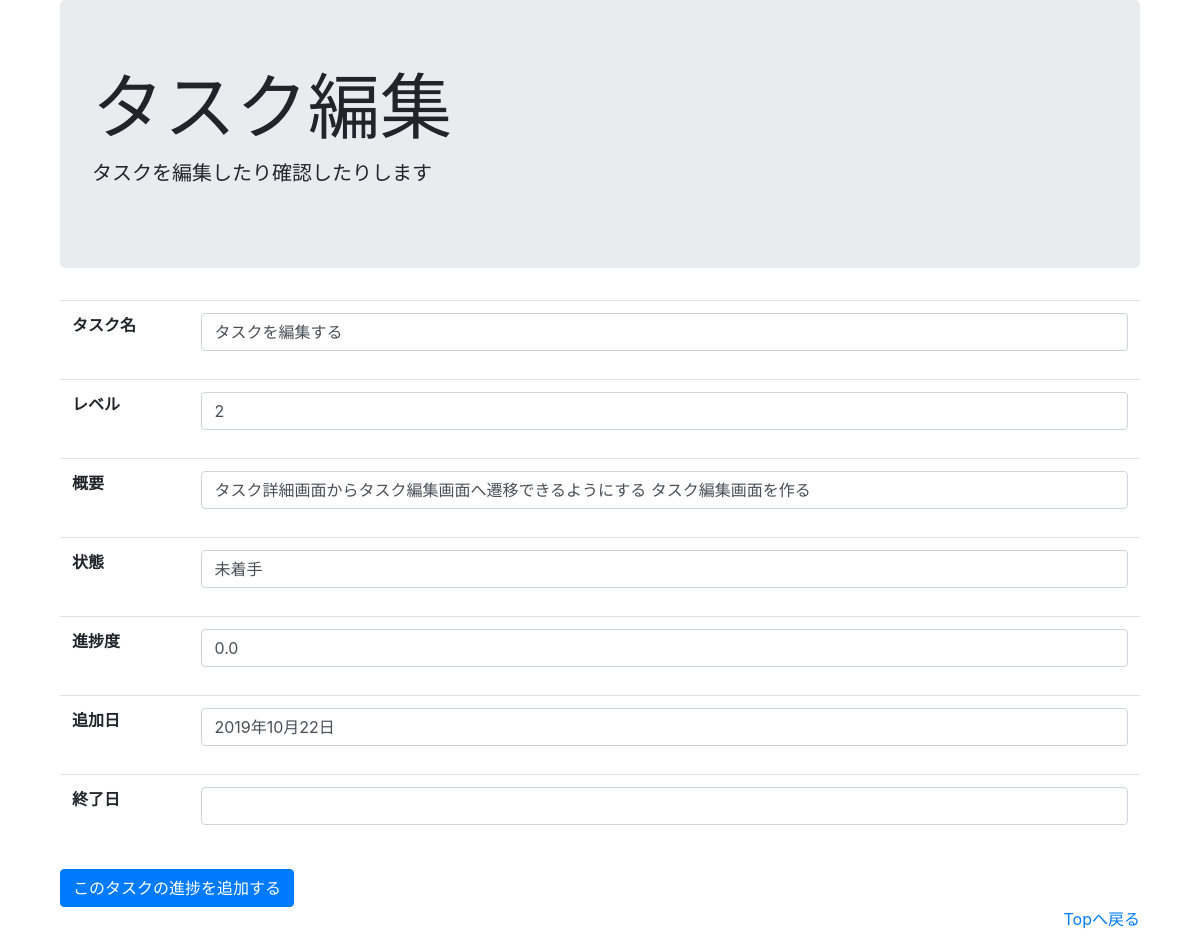
Screenshot of /edit/5 with the database file from the repository.
### mng/models.py (models this page shows, shortened)
class task(models.Model):
    name = models.CharField(max_length=20)
    level = models.IntegerField(default=1)
    overview = models.CharField(max_length=100)
    condition = models.IntegerField(choices=CONDITION_CHOICEES,
                                    blank=True, null=True)
    add_date = models.DateField(blank=True, null=True)
    end_date = models.DateField(blank=True, null=True)

### mng/views.py (the view, shortened to what this page needs)
# urls.py: path('edit/<int:task_id>', views.task_edit, name='task_edit'),
def task_edit(request, task_id):
    t = get_object_or_404(task, id=task_id)
    ps = progress.objects.filter(task=t)
    t_p = 0
    for p in ps:
        t_p = t_p + p.progress
    t_p_d = t_p / t.level * 100
    if t_p_d == 100.0:
        t.condition = 3
        p = progress.objects.filter(task=t).latest('date')
        t.end_date = p.date
    elif t_p_d > 0.0:
        t.condition = 2
    else:
        t.condition = 1
    t.save()
    return render(request, 'mng/task_edit.html',
                  {"task": t, "progresses": ps, "progress": t_p_d})

### mng/templates/mng/task_edit.html (shortened to what this page needs)
{% extends 'mng/base.html' %}
{% load static %}
{% block extra_css %}
<link rel="stylesheet" href="{% static 'mng/css/task_edit.css' %}">
{% endblock extra_css%}
{% block display %}
タスク編集
{% endblock display %}
{% block lead %}
タスクを編集したり確認したりします
{% endblock lead %}
{% block content %}
<div class="container">
    <table class="table">
        {% if task %}
        <tbody>
        <tr>
            <th scope="row">タスク名</th>
            <td><p class="form-control">{{task.name}}</p></td>
        </tr>
        <tr>
            <th scope="row">レベル</th>
            <td><p class="form-control">{{task.level}}</p></td>
        </tr>
        <tr>
            <th scope="row">概要</th>
            <td><P class="form-control">{{task.overview}}</P></td>
        </tr>
        <tr>
            <th scope="row">状態</th>
            <td><p class="form-control">{{task.get_condition_display}}</p></td>
        </tr>
        <tr>
            <th scope="row">進捗度</th>
            <td><p class="form-control">{{progress}}</p></td>
        </tr>
        <tr>
            <th scope="row">追加日</th>
            <td><p class="form-control">{{task.add_date|date:'Y年m月d日'}}</p></td>
        </tr>
        <tr>
            <th scope="row">終了日</th>
            <td><p class="form-control">{{task.end_date|date:'Y年m月d日'}}</p></td>
        </tr>
        </tbody>
        {% endif %}
    </table>
    <a class="btn btn-primary"  href="{% url 'mng:add_progress' task.id %}">このタスクの進捗を追加する
    </a>
</div>
{% endblock content %}

### rows the page displays
task: name "タスクを編集する", level "2", overview "タスク詳細画面からタスク編集画面へ遷移できるようにする タスク編集画面を作る", condition "未着手", add_date "2019年10月22日"

### other values shown
{{ progress }} "0.0"
